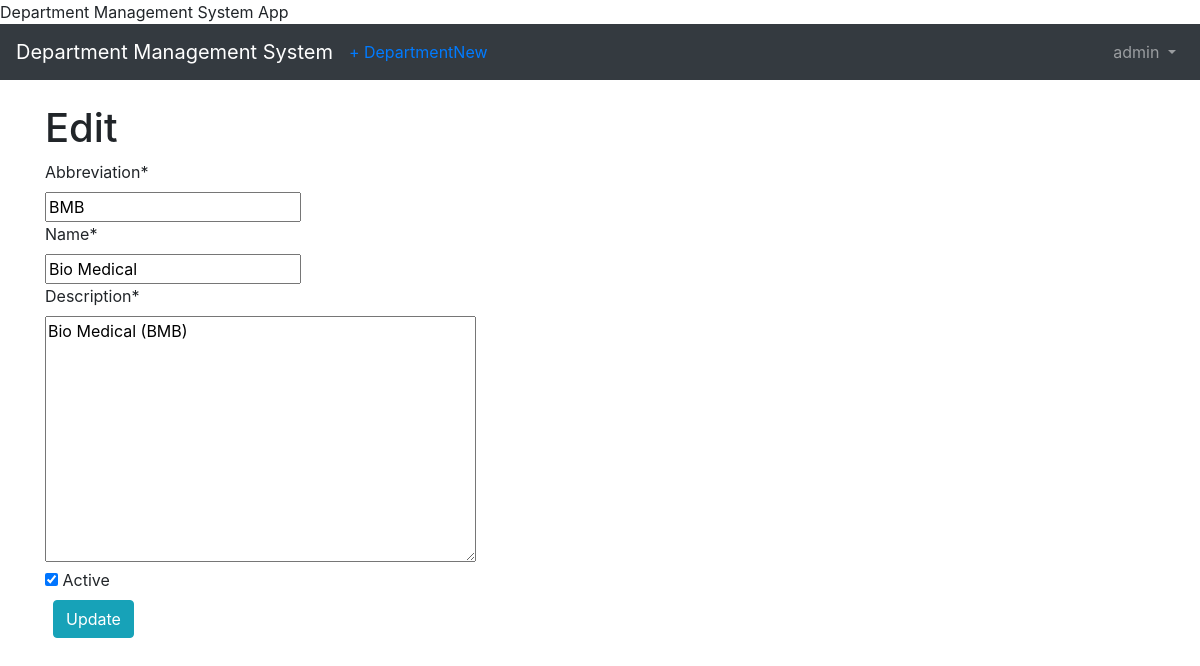
Page /department/4/edit/ (signed in) on the committed database.
### api/models.py (models this page shows, shortened)
class Department(models.Model):
    id = models.AutoField(primary_key=True)
    abbreviation = models.CharField(max_length=10)
    name = models.CharField(max_length=30)
    description = models.TextField(max_length=100)
    active = models.BooleanField(default=True)
    added_by = models.ForeignKey(settings.AUTH_USER_MODEL,
        on_delete=models.CASCADE, blank=True, null=False,
                                 related_name='departments_added')
    modified_by = models.ForeignKey(settings.AUTH_USER_MODEL,
        on_delete=models.CASCADE, blank=True, null=False,
                                    related_name='departments_modified')
    deleted_by = models.ForeignKey(settings.AUTH_USER_MODEL,
        on_delete=models.CASCADE, blank=True, null=True,
                                   related_name='departments_deleted')
    added_by_date = models.DateField(default=date.today)
    modified_by_date = models.DateField(default=date.today)
    deleted_by_date = models.DateField(blank=True, null=True)

### api/views.py (the view)
class DepartmentUpdateView(LoginRequiredMixin, UpdateView):
    model = Department
    fields = ('abbreviation', 'name', 'description', 'active')
    template_name = 'department_edit.html'
    success_url = reverse_lazy('department_list')

### templates/department_edit.html (shortened to what this page needs)
<!DOCTYPE html>
<html lang="en">
{% extends 'base.html' %}
{% load crispy_forms_tags %}
{% block content %}
{% if user.is_superuser%}
    <h1>Edit</h1>
    <form action="" method="post">{% csrf_token %}
{{ form|crispy }}
    <button class="btn btn-info ml-2" type="submit">Update</button>
</form>
{% else %}
    <p>Sorry, you need Admin privileges, contact your administrator for questions. Have a nice day !</p>
{% endif %}
{% endblock content %}

### templates/base.html (shortened to what this page needs)
<!doctype html>
<html lang="en">
  <head>
    <link rel="stylesheet" href="https://stackpath.bootstrapcdn.com/bootstrap/4.1.3/css/bootstrap.min.css">
    <name>{% block name %}Department Management System App{% endblock name %}</name>
  </head>
  <body>
    <nav class="navbar navbar-expand-md navbar-dark bg-dark mb-4">
      <a class="navbar-brand" href="{% url 'home' %}">Department Management System</a>
     {% if user.is_authenticated %}
        <ul class="navbar-nav mr-auto">
          <li class="nav-item"><a href="{% url 'department_new' %}">+ DepartmentNew</a></li>
        </ul>
      {% endif %}
      <div class="collapse navbar-collapse" id="navbarCollapse">
        {% if user.is_authenticated %}
          <ul class="navbar-nav ml-auto">
            <li class="nav-item">
              <a class="nav-link dropdown-toggle" href="#" id="userMenu"\
              data-toggle="dropdown" aria-haspopup="true" aria-expanded\
              ="false">
                {{ user.username }}
              </a>
            </li>
          </ul>
        {% else %}
          <form class="form-inline ml-auto">
            <a href="{% url 'login' %}" class="btn btn-outline-secondary">
            Log In</a>
          </form>
        {% endif %}
      </div>
    </nav>
    <div class="container">
      {% block content %}
      {% endblock content %}
    </div>
  </body>
</html>

### rows in the picture
Department: abbreviation "BMB", name "Bio Medical", description "Bio Medical (BMB)", active "☑"

### other values in the picture
{{ user.username }} "admin"
